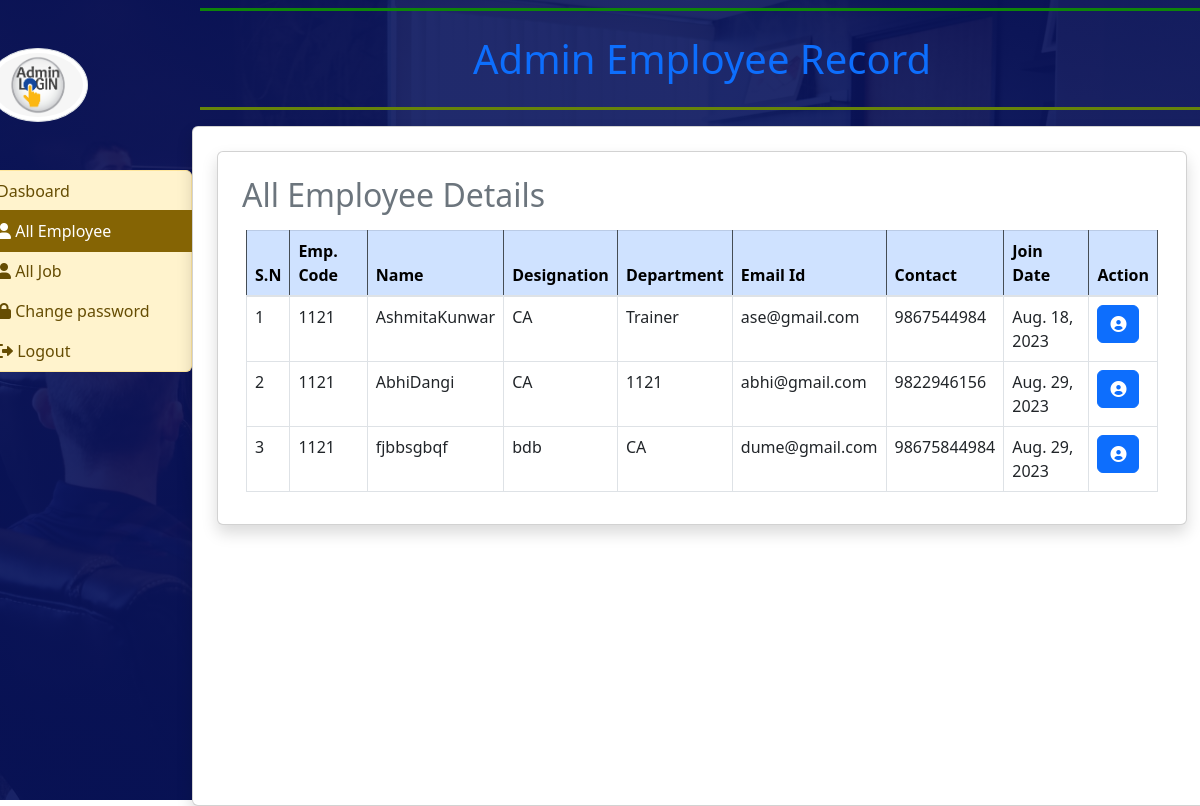
/all_employee/ (signed in), run on an earlier commit of the app's database.
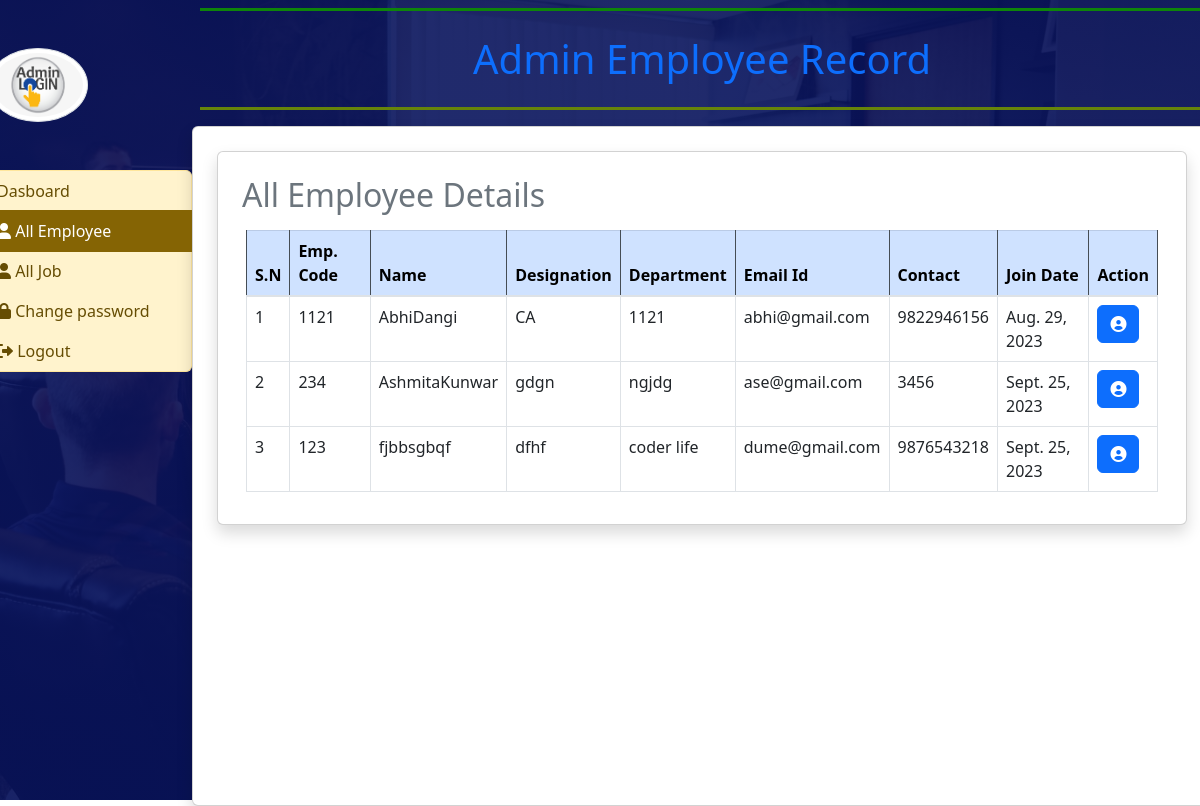
And on a later commit of the database.
### employee_app/models.py (models this page shows, shortened)
class EmployeeDetail(models.Model):
    user = models.ForeignKey(User, on_delete=models.CASCADE)
    feature_image = models.ImageField(upload_to="EMP_images/%Y/%m/%d", blank=False)
    empcode = models.IntegerField(null=True)
    empdept = models.CharField(max_length=50, null=True)
    designation = models.CharField(max_length=100, null=True)
    contact = models.IntegerField(null=True)
    gender = models.CharField(max_length=50, null=True)
    join_date = models.DateField(null=True)

### employee_app/views.py (the view)
# urls.py: path("all_employee/",all_employee, name="all_employee"),
def all_employee(request):
    if not request.user.is_superuser:
        return redirect("admin_login")
    employee = EmployeeDetail.objects.all()
    return render(request, "admin/all_employee.html", locals())

### templates/admin/all_employee.html
{% extends "admin/admin_base.html" %}
{% block main %}
<div class="card shadow m-2">
     <div class="card-body">
          <h2 class="p-2 text-secondary">All Employee Details</h2>
          <div class="container-fluid">
               <table class="table table-bordered  table-hover">
                    <thead class="table-dark">
                         <tr class="table-primary">
                              <th scope="col">S.N</th>
                              <th scope="col">Emp. Code</th>
                              <th scope="col">Name</th>
                              <th scope="col">Designation</th>
                              <th scope="col">Department</th>
                              <th scope="col">Email Id</th>
                              <th scope="col">Contact</th>
                              <th scope="col">Join Date</th>
                              <th scope="col">Action</th>
                         </tr>
                    </thead>
                    <tbody>
                         {% for i in employee %}
                         <tr>
                              <td>{{forloop.counter}}</td>
                              <td>{{i.empcode}}</td>
                              <td>{{i.user.first_name}}{{i.user.last_name}}</td>
                              <td>{{i.designation}}</td>
                              <td>{{i.empdept}}</td>
                              <td>{{i.user.username}}</td>
                              <td>{{i.contact}}</td>
                              <td>{{i.join_date}}</td>
                              <td><a href="/admin_emp_view_detail/{{i.pk}}/" class="btn btn-primary"><i class="fa-solid fa-circle-user"></i></a>
                              </td>
                         </tr>
                         {% endfor %}
                    </tbody>
               </table>
          </div>
     </div>
</div>
{% endblock main %}

What changed in the data, as far as the page shows it:
removed EmployeeDetail: empcode "1121", user.first_name "Ashmita", user.last_name "Kunwar", designation "CA", empdept "Trainer", user.username "ase@gmail.com", contact "9867544984", join_date "Aug. 18, 2023"
removed EmployeeDetail: empcode "1121", user.first_name "fjb", user.last_name "bsgbqf", designation "bdb", empdept "CA", user.username "dume@gmail.com", contact "98675844984", join_date "Aug. 29, 2023"
added EmployeeDetail: empcode "234", user.first_name "Ashmita", user.last_name "Kunwar", designation "gdgn", empdept "ngjdg", user.username "ase@gmail.com", contact "3456", join_date "Sept. 25, 2023"
added EmployeeDetail: empcode "123", user.first_name "fjb", user.last_name "bsgbqf", designation "dfhf", empdept "coder life", user.username "dume@gmail.com", contact "9876543218", join_date "Sept. 25, 2023"
